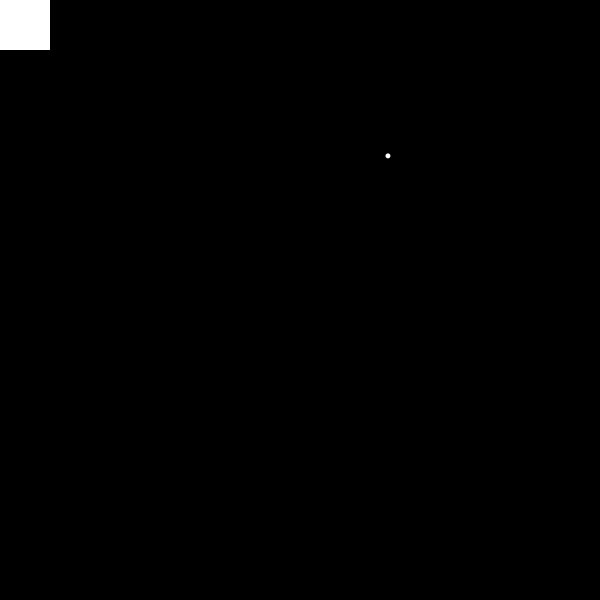
Frame 1 (no input)
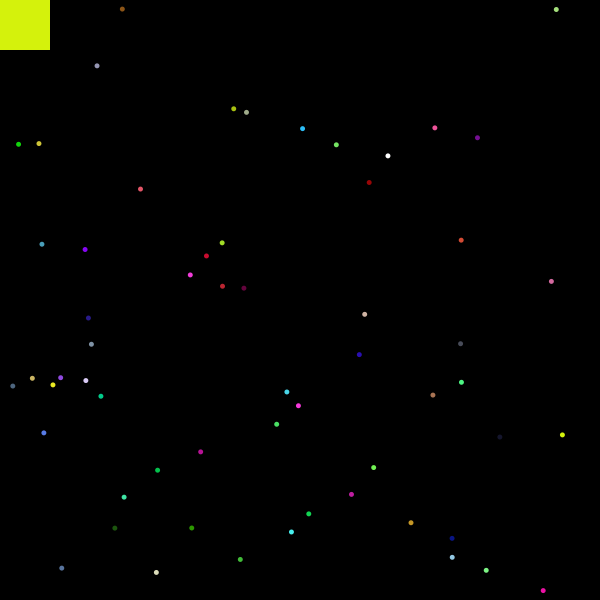
Frame 60 (the mouse pressed at the canvas centre just before this capture)
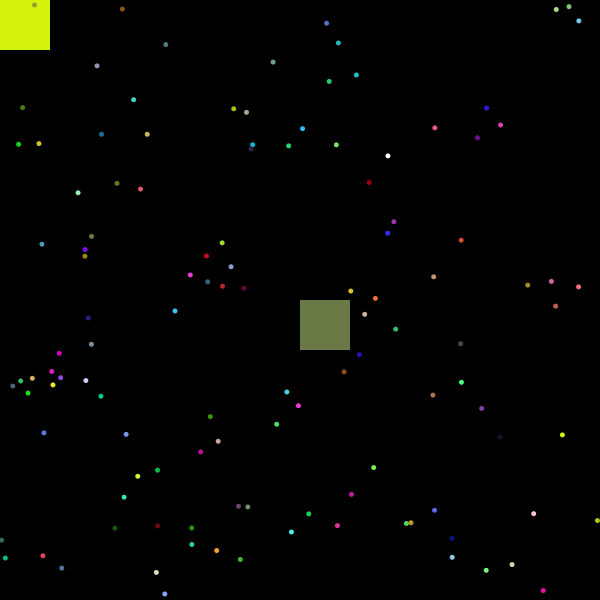
Frame 120 (the mouse held since frame 60 and released just before this capture)

The Processing sketch that drew these frames (run headless with seeded random() and noise(); from frame 60 on, the mouse is pressed at the canvas centre):

// Processing sketch: IBCS_ColorfulBackground_and_Squares
// ── IBCS_ColorfulBackground_and_Squares.pde
/*

Connor Morley

September 30, 2018

Java Drawings

This drawing creates a color-changing background, randomly-generating ellipses,
and rectangles drawn across the screen.

 

Credits for code referenced:
https://www.youtube.com/watch?v=spGP0B8SGnk

*/

void setup() {
  size(600, 600); // Sets size of window
  background(0); // Initial background color
  noStroke(); // No stroke outline for shapes included
}

void draw() {
  ellipse(random(width), random(height), 5, 5); // Sets random spots where ellipses spawn, and their size
  rect(mouseX, mouseY, 50, 50); // Allows square to follow mouse
  fill(random(255), random(255), random(255)); // Causes square to have random colors
  if (keyPressed) { // If a key is pressed
    if (key == 'w') // If said key is 'w'
      background(random(255), random(255), random(255)); // Background changes color
 }
}
